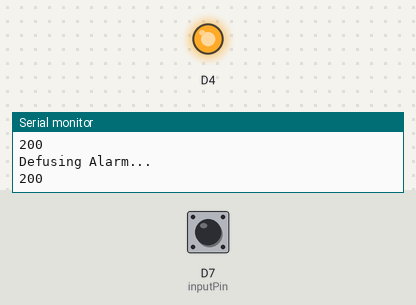
Recording of a sketch running on a simulated ESP8266 (NodeMCU). On the bench: output pins drawn as LEDs (lit = HIGH, except the on-board LED, lit = LOW), the last lines printed to the serial monitor. The inputs (shaded band) are chosen by the test bench; at power-on: D7 (inputPin) HIGH. WiFi joins after 1.5 s; servers stay silent unless stated; uploads are accepted with an empty reply.

Above: at 2.9 s.
3.0 s: D7 (inputPin) pulled LOW for 0.35 s
At 3.3 s:
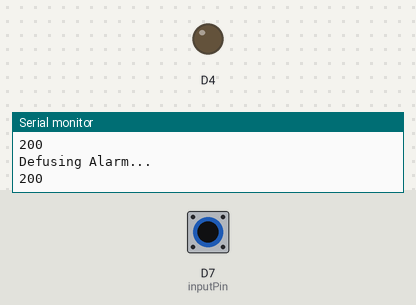
4.9 s: D7 (inputPin) pulled LOW for 3.2 s
At 9.4 s:
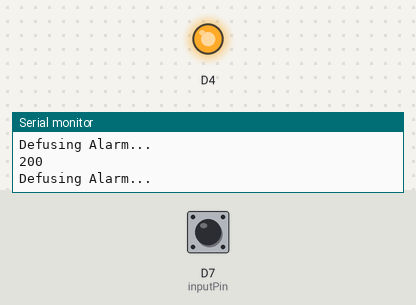
Timing chart, 0 to 10.9 s (numbered marks = the images above; inputs shaded):
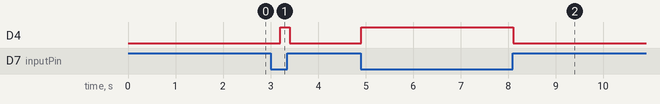

Measured:
- after the input at 3.0 s, D4: LOW → HIGH after 0.20 s, → LOW 0.20 s later
- after the input at 4.9 s, D4: LOW → HIGH at once, → LOW 3.2 s later

The sketch:

bigbutton_esp.ino
```cpp
#include <ESP8266WiFi.h>
#include <ESP8266HTTPClient.h>

String host = "http://vinegar-container.appspot.com/";
String ssid = "GoAway";
String pwd = "DontComeNearMe";
String register_payload = "{ \"name\":\"BIGFATBUTTON\",\"description\":\"oh yes you heard right fucker\"}";

int inputPin = D7;
int val = 0;
String uid;

void setup() {
  pinMode(BUILTIN_LED, OUTPUT);
  pinMode(inputPin, INPUT_PULLUP);


  Serial.begin(115200);

  uid = registerNode();

}

void loop() {
  val = digitalRead(inputPin);
  digitalWrite(BUILTIN_LED, !val);

  if (val == 1) {
    defuseAlarm(uid);
  }
  delay(100);

}


String sendPostRequest(String host, String payload){
    if (WiFi.status() == WL_CONNECTED) {
    HTTPClient http;

    http.begin(host);
    http.addHeader("Content-Type", "application/json");

    int httpCode = http.POST(payload);
    String return_payload = http.getString();

    Serial.println(httpCode);

    http.end();

    return return_payload;
  }
}

String registerNode(){
  WiFi.begin(ssid,pwd);  //WiFi connection

  while (WiFi.status() != WL_CONNECTED) {  //Wait for the WiFI connection completion

    delay(500);
    Serial.println("Waiting for connection...");
  }
  // Register
  Serial.println("Register button...");
  String post_reply = sendPostRequest(host + "register",register_payload);
  Serial.println(post_reply);

  return post_reply;
}

void defuseAlarm(String uid){

  Serial.println("Defusing Alarm...");
  String defuse_payload = "{ \"uid\":\"" + uid + "\"}";
  String post_reply = sendPostRequest(host + "defuse",defuse_payload);
  Serial.println(post_reply);
}
```
